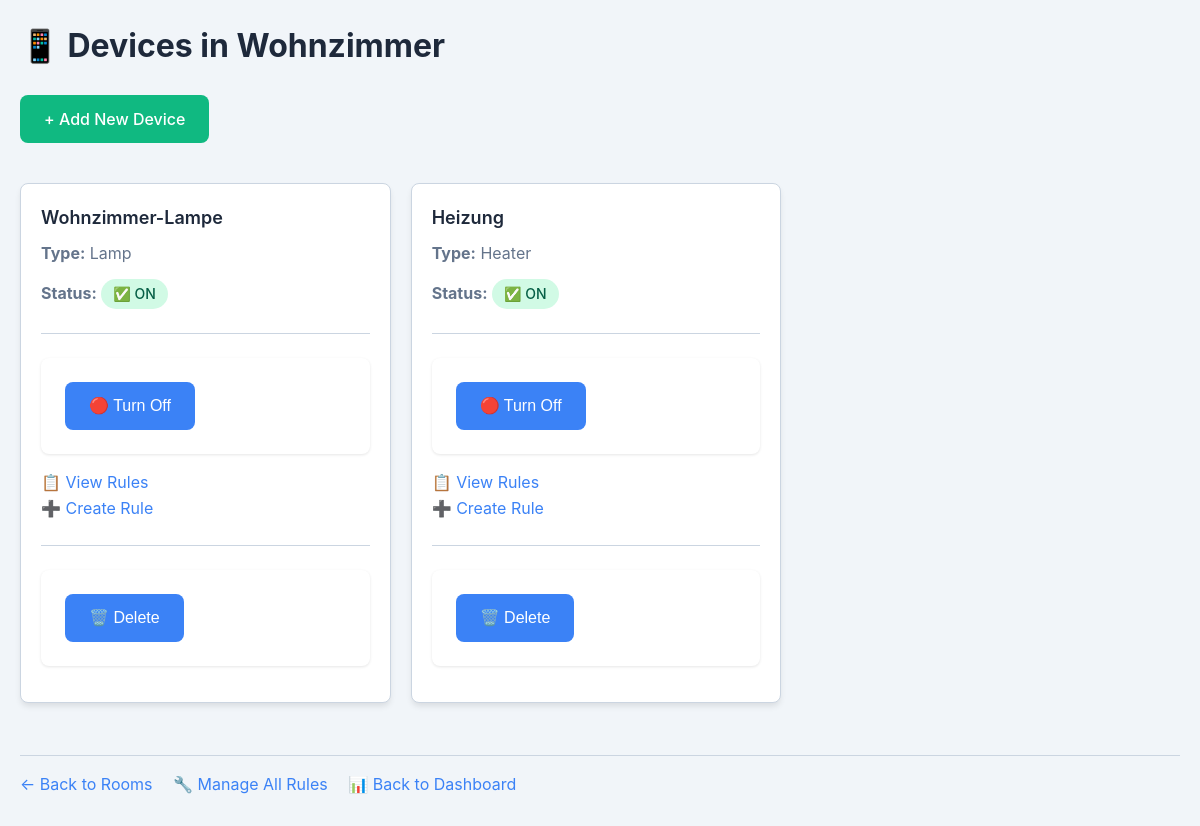
The page /devices/list/room?room_id=2 (signed in) on the database its author committed.
### tables this page shows
CREATE TABLE rooms (
    room_id   INTEGER PRIMARY KEY AUTOINCREMENT,
    room_name TEXT NOT NULL UNIQUE,
    user_id   INTEGER,
    FOREIGN KEY (user_id) REFERENCES users(user_id)
);

CREATE TABLE devices (
    device_id   INTEGER PRIMARY KEY AUTOINCREMENT,
    room_id     INTEGER,
    device_name TEXT    NOT NULL UNIQUE,
    device_type TEXT    NOT NULL,
    device_status      BOOLEAN NOT NULL DEFAULT 0,
    FOREIGN KEY (room_id) REFERENCES rooms(room_id)
);

### rooms_devices_api.py (the view)
@router.get("/devices/list/room")
async def show_devices(request: Request, room_id: int):
    room = user_can_access_room(request, room_id)
    if not room:
        return RedirectResponse(url="/", status_code=303)
    conn, curs = get_db()
    devices = curs.execute("SELECT * FROM devices WHERE room_id = ?", (room_id,)).fetchall()
    conn.close()
    return templates.TemplateResponse("devices/list.html", {
        "request": request,
        "devices": devices,
        "room": room
    })

### templates/devices/list.html (shortened to what this page needs)
<!DOCTYPE html>
<html>
<head>
    <link rel="stylesheet" href="/static/style.css">
</head>
<body>
    <h1>📱 Devices in {{ room["room_name"] }}</h1>
    <a href="/devices/add?room_id={{ room['room_id'] }}" class="btn btn-create">+ Add New Device</a>
    <div class="devices-container">
        {% for device in devices %}
        <div class="device-card">
            <h4>{{ device["device_name"] }}</h4>
            <p><strong>Type:</strong> {{ device["device_type"] }}</p>
            <p><strong>Status:</strong>
                {% if device["device_status"] == 1 %}
                    <span class="status-badge status-on">✅ ON</span>
                {% else %}
                    <span class="status-badge status-off">❌ OFF</span>
                {% endif %}
            </p>
            <hr>
            <form action="/devices/status" method="post">
                <button type="submit" class="{% if device['device_status'] == 1 %}btn-danger{% else %}btn-success{% endif %}">
                    {{ '🔴 Turn Off' if device['device_status'] == 1 else '🟢 Turn On' }}
                </button>
            </form>
            <div style="margin: 1rem 0;">
                <a href="/rules/device/{{ device['device_id'] }}">📋 View Rules</a>
                <br>
                <a href="/rules/create/{{ device['device_id'] }}">➕ Create Rule</a>
            </div>
            <hr>
            <form action="/devices/delete" method="post">
                <button type="submit" class="btn-danger">🗑️ Delete</button>
            </form>
        </div>
        {% endfor %}
    </div>
    <div class="navigation-links">
        <a href="/list">← Back to Rooms</a>
        <a href="/rules/">🔧 Manage All Rules</a>
        <a href="/dashboard">📊 Back to Dashboard</a>
    </div>
</body>
</html>

### static/style.css (style rules this page uses)
:root { --primary-color: #3b82f6; --primary-hover: #2563eb; --success-color: #10b981; --danger-color: #ef4444; --warning-color: #f59e0b; --bg-color: #f1f5f9; --card-bg: #ffffff; --text-primary: #1e293b; --text-secondary: #64748b; --border-color: #cbd5e1; --shadow-sm: 0 1px 3px 0 rgba(0, 0, 0, 0.1); --shadow-md: 0 4px 6px -1px rgba(0, 0, 0, 0.1); --shadow-lg: 0 10px 15px -3px rgba(0, 0, 0, 0.1); --radius: 8px; }
* { margin: 0; padding: 0; box-sizing: border-box; }
body { font-family: -apple-system, BlinkMacSystemFont, 'Segoe UI', Roboto, 'Helvetica Neue', Arial, sans-serif; background-color: var(--bg-color); color: var(--text-primary); line-height: 1.6; padding: 20px; max-width: 1400px; margin: 0 auto; }
h1 { font-size: 2rem; font-weight: 700; margin-bottom: 1.5rem; color: var(--text-primary); }
h4 { font-size: 1.125rem; font-weight: 600; margin-bottom: 0.5rem; color: var(--text-primary); }
p { margin-bottom: 0.75rem; color: var(--text-secondary); }
hr { border: none; border-top: 1px solid var(--border-color); margin: 1.5rem 0; }
a { color: var(--primary-color); text-decoration: none; transition: color 0.2s; }
.navigation-links { margin-top: 2rem; padding-top: 1rem; border-top: 1px solid var(--border-color); }
.navigation-links a { display: inline-block; margin-right: 1rem; margin-bottom: 0.5rem; }
.device-card, .room-card, .rule-card, .user-card { background: var(--card-bg); border-radius: var(--radius); padding: 1.25rem; box-shadow: var(--shadow-md); margin-bottom: 1.25rem; border: 1px solid var(--border-color); transition: transform 0.2s, box-shadow 0.2s; }
.devices-container, .rooms-container { display: flex; flex-wrap: wrap; gap: 1.25rem; margin: 1.5rem 0; }
.device-card, .room-card { flex: 0 1 calc(33.333% - 1rem); min-width: 280px; }
form { background: var(--card-bg); border-radius: var(--radius); padding: 1.5rem; box-shadow: var(--shadow-sm); margin-bottom: 1rem; }
button, .btn { display: inline-block; padding: 0.75rem 1.5rem; font-size: 1rem; font-weight: 500; text-align: center; border: none; border-radius: var(--radius); cursor: pointer; transition: all 0.2s; text-decoration: none; line-height: 1.5; }
button[type="submit"], .btn-submit, .btn-primary { background-color: var(--primary-color); color: white; }
.btn-danger, .btn-delete { background-color: var(--danger-color); color: white; }
.btn-create { background-color: var(--success-color); color: white; margin-bottom: 1rem; }
.status-badge { display: inline-block; padding: 0.25rem 0.75rem; border-radius: 9999px; font-size: 0.875rem; font-weight: 500; }
.status-on { background-color: #d1fae5; color: #065f46; }

### rows shown on the page
rooms: room_name "Wohnzimmer"
devices: device_name "Wohnzimmer-Lampe", device_type "Lamp", shows "✅ ON", device_status "🔴 Turn Off"
devices: device_name "Heizung", device_type "Heater", shows "✅ ON", device_status "🔴 Turn Off"
